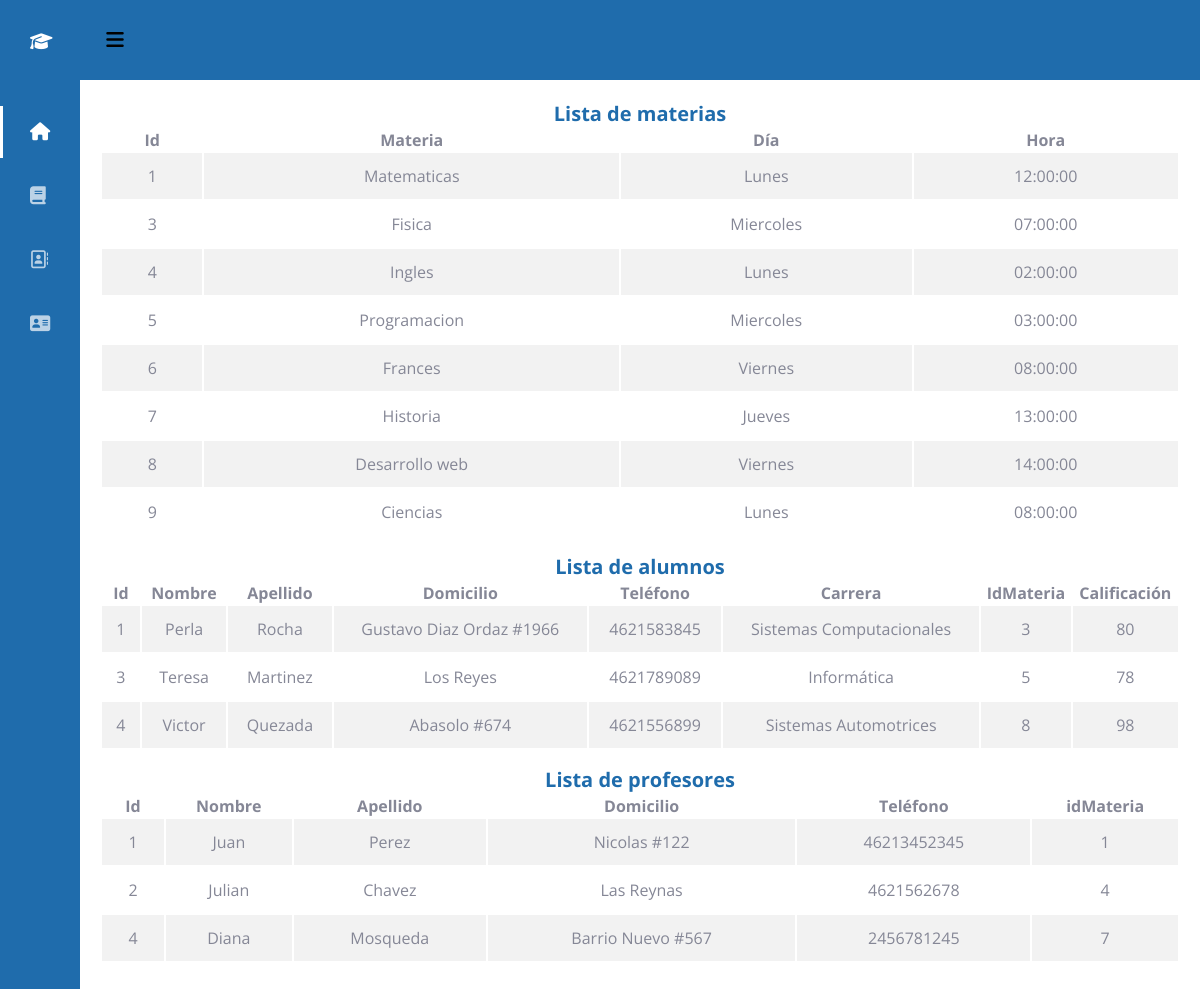
The page / on the database its author committed.
### tables this page shows
CREATE TABLE `materia` (
  `idMateria` int(11) NOT NULL,
  `NombreMateria` varchar(45) NOT NULL,
  `Dia` text NOT NULL,
  `Hora` time NOT NULL
);

CREATE TABLE `alumno` (
  `idAlumno` int(11) NOT NULL,
  `Nombre` varchar(45) NOT NULL,
  `Apellido` varchar(45) NOT NULL,
  `Domicilio` text NOT NULL,
  `Tel` bigint(20) NOT NULL,
  `Carrera` varchar(45) NOT NULL,
  `idMateria` int(11) NOT NULL,
  `Calificacion` varchar(45) NOT NULL
);

CREATE TABLE `profesor` (
  `idProfesor` int(11) NOT NULL,
  `Nombre` varchar(45) NOT NULL,
  `Apellido` varchar(45) NOT NULL,
  `Domicilio` text NOT NULL,
  `Tel` bigint(20) NOT NULL,
  `IdMateria` int(11) NOT NULL
);

### index.php (the view, shortened to what this page needs)
<!DOCTYPE html>
<html lang="en">
<head>
    <link rel="stylesheet" href="css/estilos.css">
    <link rel="stylesheet" href="css/tabla.css">
</head>
<body id="body">
    <header>
        <div class="icon__menu">
            <i class="fas fa-bars" id="btn_open"></i>
        </div>
    </header>
    <div class="menu__side" id="menu_side">
        <div class="name__page">
            <i class="fa fa-mortar-board"></i>
            <h4>Escuela</h4>
        </div>
        <div class="options__menu">
            <a href="index.php" class="selected">
                <div class="option">
                    <i class="fa fa-home" title="Inicio"></i>
                    <h4>Inicio</h4>
                </div>
            </a>
            <a href="materia.php">
                <div class="option">
                    <i class="fa fa-book" title="Blog"></i>
                    <h4>Materia</h4>
                </div>
            </a>
            <a href="alumno.php">
                <div class="option">
                    <i class="fa fa-address-book-o" title="Portafolio"></i>
                    <h4>Alumnos</h4>
                </div>
            </a>
            <a href="profesor.php">
                <div class="option">
                    <i class="fa fa-address-card" title="Cursos"></i>
                    <h4>Profesores</h4>
                </div>
            </a>
        </div>
    </div>
    <main>
    <h1>Lista de materias</h1>
    <div class="row">
		<div class="col-lg-12">
			<div class="table-responsive">
				<table class="table table-striped table-bordered" id="table">
					<thead class="thead-dark">
						<tr>
							<th>Id</th>
							<th>Materia</th>
							<th>Día</th>
							<th>Hora</th>
						</tr>
					</thead>
					<tbody>
						<?php
						include "conexion.php";
						$query = mysqli_query($conexion, "SELECT * FROM materia");
						$result = mysqli_num_rows($query);
						if ($result > 0) {
							while ($data = mysqli_fetch_assoc($query)) { ?>
								<tr class="campos">
									<td><?php echo $data['idMateria']; ?></td>
									<td><?php echo $data['NombreMateria']; ?></td>
									<td><?php echo $data['Dia']; ?></td>
									<td><?php echo $data['Hora']; ?></td>
								</tr>
						<?php }
						} ?>
					</tbody>
				</table>
			</div>
		</div>
	</div>
    <h1>Lista de alumnos</h1>
    <div class="row">
		<div class="col-lg-12">
			<div class="table-responsive">
				<table class="table table-striped table-bordered" id="table">
					<thead class="thead-dark">
						<tr>
							<th>Id</th>
							<th>Nombre</th>
							<th>Apellido</th>
                            <th>Domicilio</th>
							<th>Teléfono</th>
                            <th>Carrera</th>
                            <th>IdMateria</th>
                            <th>Calificación</th>
						</tr>
					</thead>
					<tbody>
						<?php
						include "conexion.php";
						$query = mysqli_query($conexion, "SELECT * FROM alumno");
						$result = mysqli_num_rows($query);
						if ($result > 0) {
							while ($data = mysqli_fetch_assoc($query)) { ?>
								<tr class="campos">
									<td><?php echo $data['idAlumno']; ?></td>
									<td><?php echo $data['Nombre']; ?></td>
									<td><?php echo $data['Apellido']; ?></td>
									<td><?php echo $data['Domicilio']; ?></td>
                                    <td><?php echo $data['Tel']; ?></td>
                                    <td><?php echo $data['Carrera']; ?></td>
                                    <td><?php echo $data['idMateria']; ?></td>
                                    <td><?php echo $data['Calificacion']; ?></td>
								</tr>
						<?php }
						} ?>
					</tbody>
				</table>
			</div>
		</div>
	</div>
    <h1>Lista de profesores</h1>
    <div class="row">
		<div class="col-lg-12">
			<div class="table-responsive">
				<table class="table table-striped table-bordered" id="table">
					<thead class="thead-dark">
						<tr>
							<th>Id</th>
							<th>Nombre</th>
							<th>Apellido</th>
							<th>Domicilio</th>
                            <th>Teléfono</th>
                            <th>idMateria</th>
						</tr>
					</thead>
					<tbody>
						<?php
						include "conexion.php";
						$query = mysqli_query($conexion, "SELECT * FROM profesor");
						$result = mysqli_num_rows($query);
						if ($result > 0) {
							while ($data = mysqli_fetch_assoc($query)) { ?>
								<tr class="campos">
									<td><?php echo $data['idProfesor']; ?></td>
									<td><?php echo $data['Nombre']; ?></td>
									<td><?php echo $data['Apellido']; ?></td>
									<td><?php echo $data['Domicilio']; ?></td>
                                    <td><?php echo $data['Tel']; ?></td>
                                    <td><?php echo $data['IdMateria']; ?></td>
								</tr>
						<?php }
						} ?>
					</tbody>
				</table>
			</div>
		</div>
	</div>
    </main>
</body>
</html>

### css/estilos.css (style rules this page uses)
* { margin: 0; padding: 0; box-sizing: border-box; text-decoration: none; font-family: 'Open Sans', sans-serif; }
body { margin-left: 80px; margin-top: 80px; transition: margin-left 300ms cubic-bezier(0.785, 0.135, 0.15, 0.86); }
main { padding: 20px; }
header { width: 100%; height: 80px; background: #1f6cac; display: flex; align-items: center; position: fixed; top: 0; z-index: 200; }
.icon__menu { width: 50px; height: 100%; display: flex; justify-content: center; align-items: center; transform: translateX(10px); }
.icon__menu i { font-size: 20px; cursor: pointer; position: absolute; }
.menu__side { width: 80px; height: 100%; background: #1f6cac; position: fixed; top: 0; left: 0; color: white; font-size: 18px; z-index: 300; overflow: hidden; overflow-y: scroll; border-right: 20px solid #1f6cac; transition: all 300ms cubic-bezier(0.785, 0.135, 0.15, 0.86); }
.menu__side { -ms-overflow-style: none; scrollbar-width: none; }
.name__page { padding: 20px 30px; display: flex; align-items: center; margin-top: 10px; }
.name__page i { width: 20px; margin-right: 20px; }
.options__menu { padding: 20px 30px; position: absolute; top: 80px; }
.options__menu a { color: #ffffffb2; cursor: default; display: block; position: relative; transition: color 300ms; }
.options__menu .option { padding: 20px 0px; display: flex; align-items: center; position: relative; }
.options__menu .option i { width: 20px; margin-right: 20px; cursor: pointer; }
.options__menu .option h4 { font-weight: 300; cursor: pointer; }
a.selected { color: #fff; }
.selected:before { content: ''; width: 3px; height: 80%; background: white; position: absolute; top: 10%; left: -30px; }
h1 { color: #1f6cac; font-size: 20px; text-align: center; }

### css/tabla.css (style rules this page uses)
.table { width:100%; margin-bottom:1rem; color:#858796 }
.table-striped tbody tr:nth-of-type(2n+1) { background-color: rgba(0,0,0,.05); }
.campos { text-align:center; text-decoration: none; }
.table td { padding: .75rem; vertical-align: top; }

### rows shown on the page
materia: idMateria "1", NombreMateria "Matematicas", Dia "Lunes", Hora "12:00:00"
materia: idMateria "3", NombreMateria "Fisica", Dia "Miercoles", Hora "07:00:00"
materia: idMateria "4", NombreMateria "Ingles", Dia "Lunes", Hora "02:00:00"
materia: idMateria "5", NombreMateria "Programacion", Dia "Miercoles", Hora "03:00:00"
materia: idMateria "6", NombreMateria "Frances", Dia "Viernes", Hora "08:00:00"
materia: idMateria "7", NombreMateria "Historia", Dia "Jueves", Hora "13:00:00"
materia: idMateria "8", NombreMateria "Desarrollo web", Dia "Viernes", Hora "14:00:00"
materia: idMateria "9", NombreMateria "Ciencias", Dia "Lunes", Hora "08:00:00"
alumno: idAlumno "1", Nombre "Perla", Apellido "Rocha", Domicilio "Gustavo Diaz Ordaz #1966", Tel "4621583845", Carrera "Sistemas Computacionales", idMateria "3", Calificacion "80"
alumno: idAlumno "3", Nombre "Teresa", Apellido "Martinez", Domicilio "Los Reyes", Tel "4621789089", Carrera "Informática", idMateria "5", Calificacion "78"
alumno: idAlumno "4", Nombre "Victor", Apellido "Quezada", Domicilio "Abasolo #674", Tel "4621556899", Carrera "Sistemas Automotrices", idMateria "8", Calificacion "98"
profesor: idProfesor "1", Nombre "Juan", Apellido "Perez", Domicilio "Nicolas #122", Tel "46213452345", IdMateria "1"
profesor: idProfesor "2", Nombre "Julian", Apellido "Chavez", Domicilio "Las Reynas", Tel "4621562678", IdMateria "4"
profesor: idProfesor "4", Nombre "Diana", Apellido "Mosqueda", Domicilio "Barrio Nuevo #567", Tel "2456781245", IdMateria "7"
